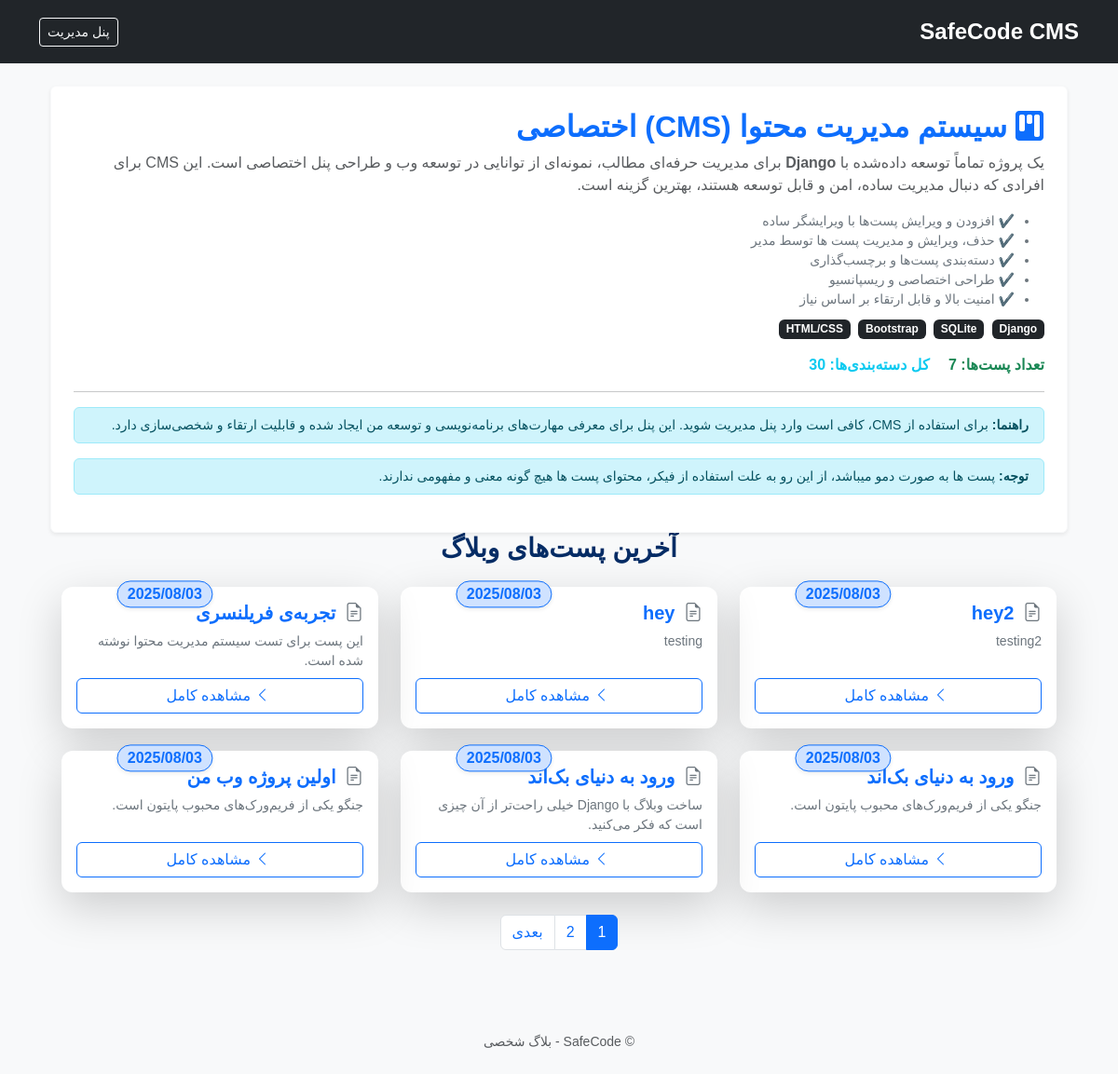
Page /blog/ on the earlier database version.
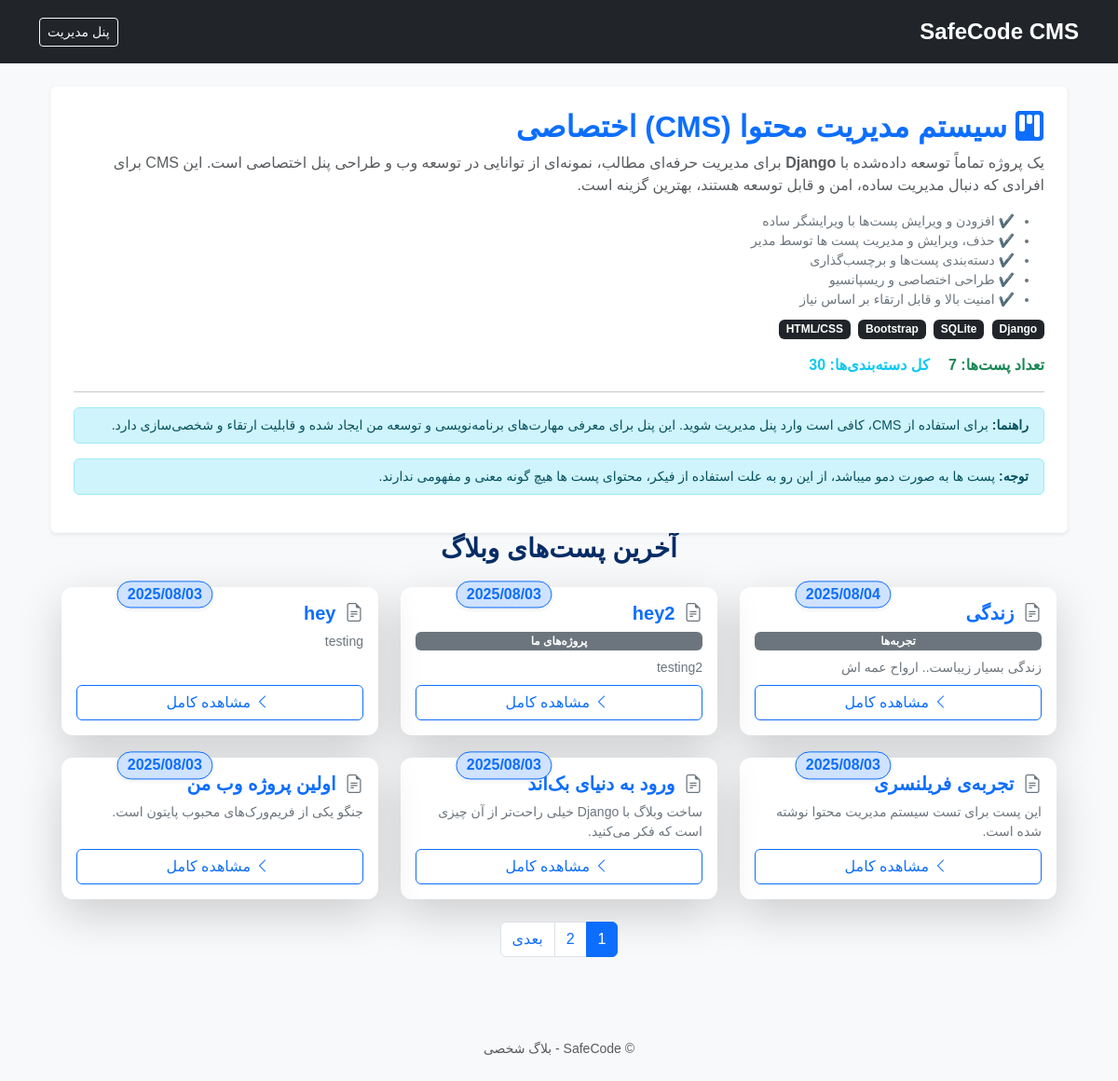
Same page on the later database version.
### blog/models.py (models this page shows, shortened)
class Post(models.Model):
    title = models.CharField(max_length=200, verbose_name="title")
    content = models.TextField(verbose_name="content")
    category = models.ForeignKey(Category, on_delete=models.SET_NULL, null=True, blank=True, verbose_name="category")
    created_at = models.DateTimeField(default=timezone.now, verbose_name="start date")
    updated_at = models.DateTimeField(auto_now=True, verbose_name="update date")
    slug = models.SlugField(unique=True, blank=True, verbose_name="slug")

class Category(models.Model):
    name = models.CharField(max_length=100, unique=True, verbose_name='نام دسته‌بندی')

### blog/views.py (the view)
# urls.py: path('', views.post_list, name='post_list'),
def post_list(request):
    post_list = Post.objects.order_by('-created_at')
    paginator = Paginator(post_list, 6)  # هر صفحه ۶ پست
    page_number = request.GET.get('page')
    page_obj = paginator.get_page(page_number)
    total_posts = Post.objects.count()
    try:
        from .models import Category  # اگه Category داری
        categories_count = Category.objects.count()
    except ImportError:
        categories_count = None
    return render(request, 'blog/post_list.html', {
        'page_obj': page_obj,
        'total_posts': total_posts,
        'categories_count': categories_count,
    })

### blog/templates/blog/post_list.html (shortened to what this page needs)
{% extends "blog/base_blog.html" %}
{% block content %}
<div class="container mb-5">
  <div class="p-4 bg-white rounded shadow-sm border border-light position-relative">
    <h2 class="fw-bold mb-2 text-primary"><i class="bi bi-kanban-fill me-2"></i>سیستم مدیریت محتوا (CMS) اختصاصی </h2>
    <p class="text-muted fs-6 mb-3">
      یک پروژه تماماً توسعه داده‌شده با <b>Django</b> برای مدیریت حرفه‌ای مطالب، نمونه‌ای از توانایی‌ در توسعه وب و طراحی پنل اختصاصی است. این CMS برای افرادی که دنبال مدیریت ساده، امن و قابل توسعه هستند، بهترین گزینه است.
    </p>
    <ul class="small text-secondary mb-2">
      <li>✔️ افزودن و ویرایش پست‌ها با ویرایشگر ساده</li>
      <li>✔️ حذف، ویرایش و مدیریت پست ها توسط مدیر</li>
      <li>✔️ دسته‌بندی پست‌ها و برچسب‌گذاری</li>
      <li>✔️ طراحی اختصاصی و ریسپانسیو</li>
      <li>✔️ امنیت بالا و قابل ارتقاء بر اساس نیاز</li>
    </ul>
    <div class="mb-3">
      <span class="badge bg-dark me-1">Django</span>
      <span class="badge bg-dark me-1">SQLite</span>
      <span class="badge bg-dark me-1">Bootstrap</span>
      <span class="badge bg-dark me-1">HTML/CSS</span>
    </div>
    <div class="d-flex flex-wrap justify-content-between align-items-center">
      <div>
        <span class="text-success fw-bold me-3">تعداد پست‌ها: {{ page_obj.paginator.count }}</span>
        <span class="text-info fw-bold">کل دسته‌بندی‌ها: {{ categories_count|default:"-" }}</span>
      </div>
    </div>
    <hr>
    <div class="alert alert-info mt-3 py-2 small">
      <b>راهنما:</b> برای استفاده از CMS، کافی است وارد پنل مدیریت شوید. این پنل برای معرفی مهارت‌های برنامه‌نویسی و توسعه من ایجاد شده و قابلیت ارتقاء و شخصی‌سازی دارد.
    </div>
    <div class="alert alert-info mt-3 py-2 small">
      <b>توجه:</b> پست ها به صورت دمو میباشد، از این رو به علت استفاده از فیکر، محتوای پست ها هیچ گونه معنی و مفهومی ندارند.
  </div>
</div>
<div class="container">
  <h3 class="mb-4 text-center fw-bold text-primary-emphasis">آخرین پست‌های وبلاگ</h3>
  <div class="row g-4">
    {% for post in page_obj %}
      <div class="col-12 col-md-6 col-lg-4">
        <div class="card h-100 border-0 shadow-lg position-relative post-hover-animate">
          <div class="card-body d-flex flex-column">
            <span class="position-absolute top-0 end-0 translate-middle badge rounded-pill bg-primary-subtle text-primary border border-primary fs-6 mt-2 me-2 shadow-sm">
              {{ post.created_at|date:"Y/m/d" }}
            </span>
            <h5 class="card-title fw-bold text-primary mb-2">
              <i class="bi bi-file-earmark-text me-1 text-secondary"></i>
              {{ post.title }}
            </h5>
            {% if post.category %}
              <span class="badge bg-secondary mb-2">{{ post.category.name }}</span>
            {% endif %}
            <p class="card-text text-secondary small mb-2">{{ post.content|truncatewords:25 }}</p>
            <div class="mt-auto">
              <a href="{% url 'blog:post_detail' post.slug %}" class="btn btn-outline-primary w-100">
                <i class="bi bi-chevron-left ms-1"></i> مشاهده کامل
              </a>
            </div>
          </div>
        </div>
      </div>
    {% empty %}
      <div class="col-12 text-center text-muted">
        <p>هنوز پستی نوشته نشده است.</p>
      </div>
    {% endfor %}
  </div>
</div>
  {% if page_obj.has_other_pages %}
    <div class="d-flex justify-content-center mt-4">
      <nav aria-label="Page navigation">
        <ul class="pagination">
          {% for num in page_obj.paginator.page_range %}
            <li class="page-item {% if page_obj.number == num %}active{% endif %}">
              <a class="page-link" href="?page={{ num }}">{{ num }}</a>
            </li>
          {% endfor %}
          {% if page_obj.has_next %}
            <li class="page-item">
              <a class="page-link" href="?page={{ page_obj.next_page_number }}">بعدی</a>
            </li>
          {% endif %}
        </ul>
      </nav>
    </div>
  {% endif %}
</div>
{% endblock %}

Differences in the rows shown:
removed Post: created_at "2025/08/03", title "ورود به دنیای بک‌اند", content "جنگو یکی از فریم‌ورک‌های محبوب پایتون است."
added Post: created_at "2025/08/04", title "زندگی", category.name "تجربه‌ها", content "زندگی بسیار زیباست.. ارواح عمه اش"
changed Post "hey2": category_id empty → 19 (drawn); category.name (not shown) → "پروژه‌های ما"
